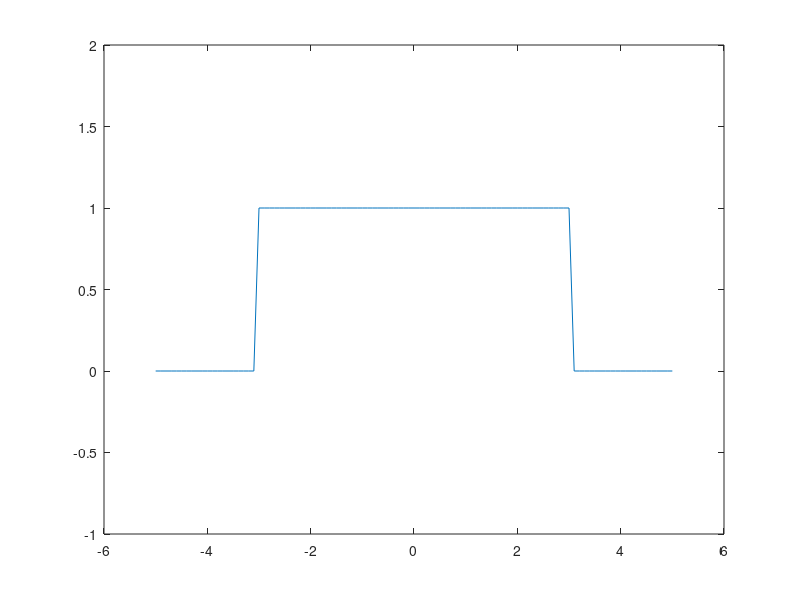

Source code (MATLAB): (Note: this script raises an error after producing the figure.)
% =========================================
% function from p.251 (to check the result)
% =========================================

t = -5:0.1:5;
x = [zeros(1, 20) ones(1, 61) zeros(1,20)];

figure;
plot(t, x);
ylim([-1, 2])


a = 0.1;
y = frft(x, a);

figure;
plot(t, y);
ylim([-1, 2])


% function y = FRFT(x, a)
% % phi = 0.5 * a * pi
%     a = mod(a,4);
%     y = x;
%     
%     
%     
%     
% end

